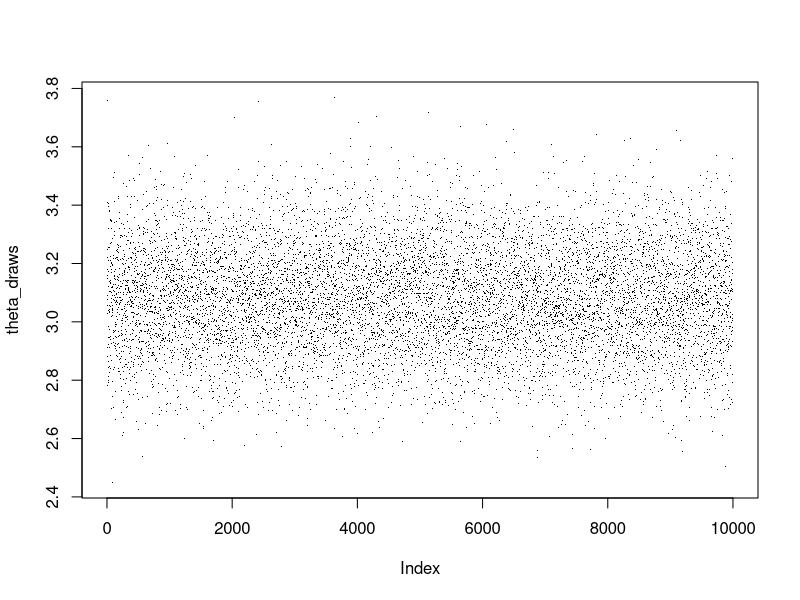
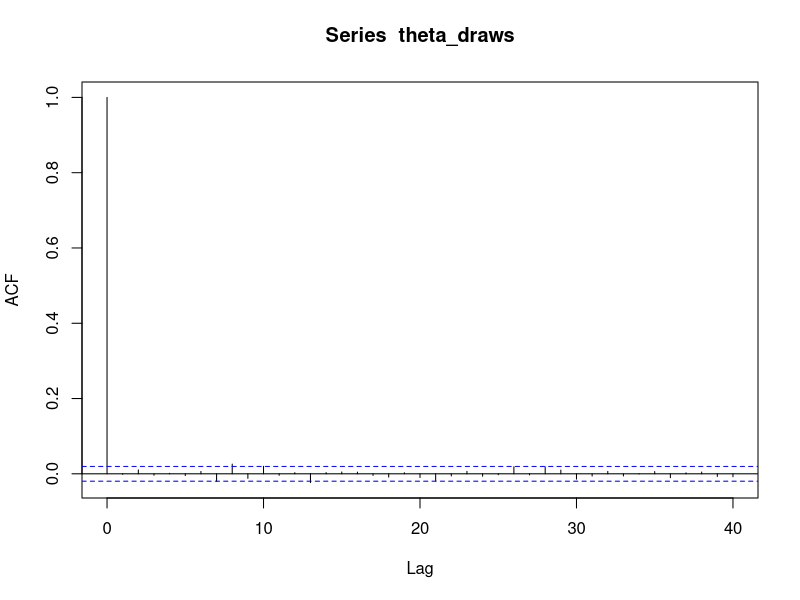
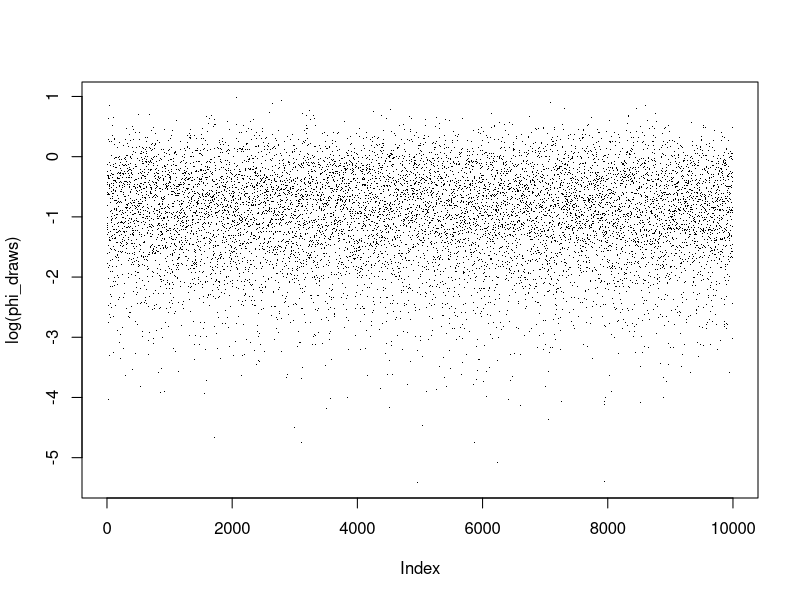
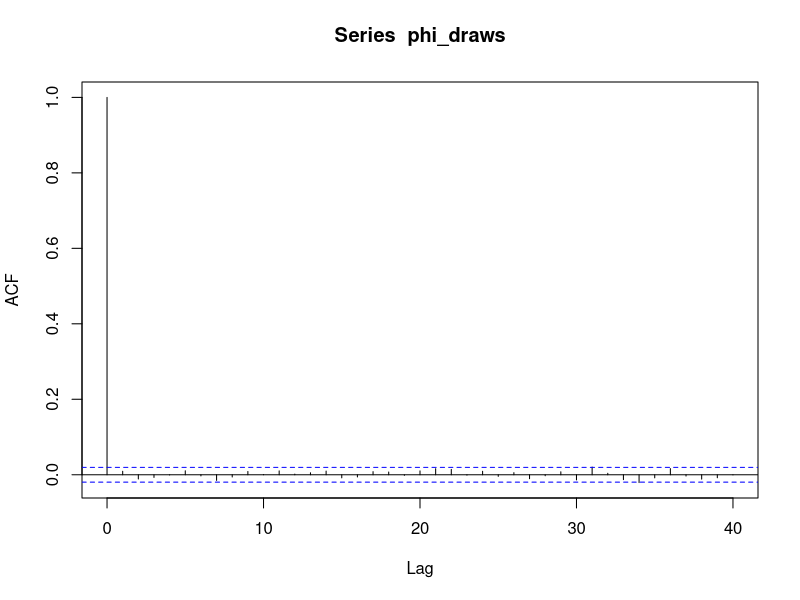
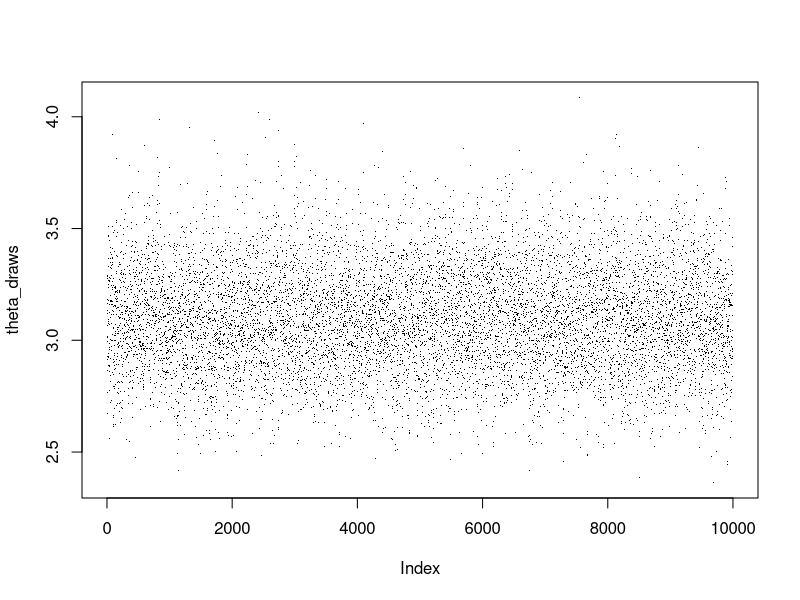
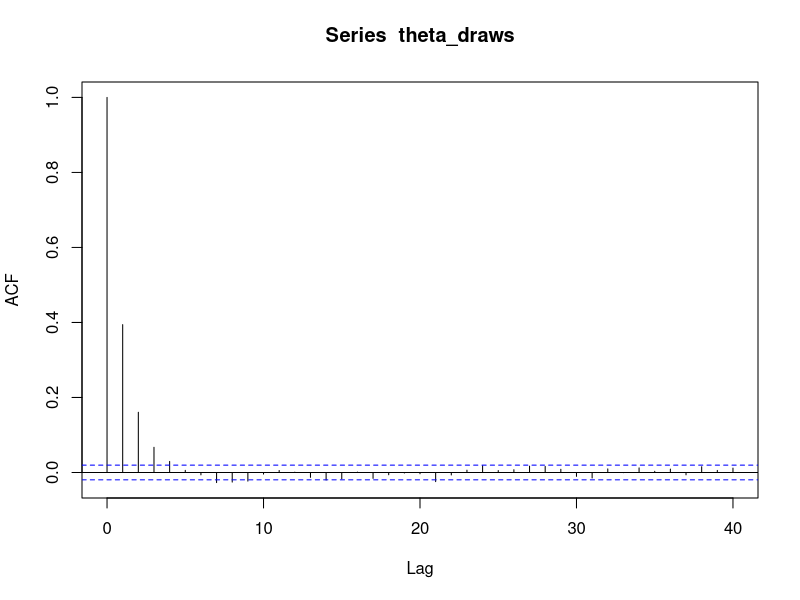
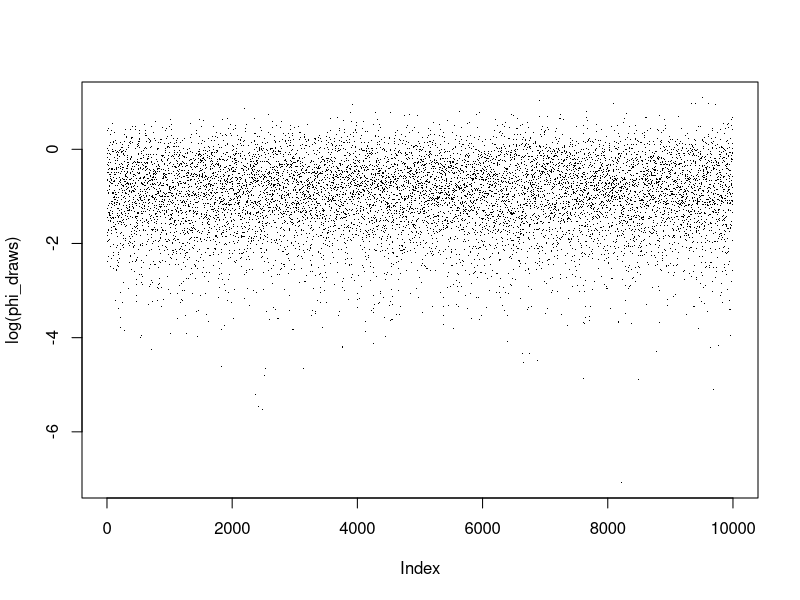
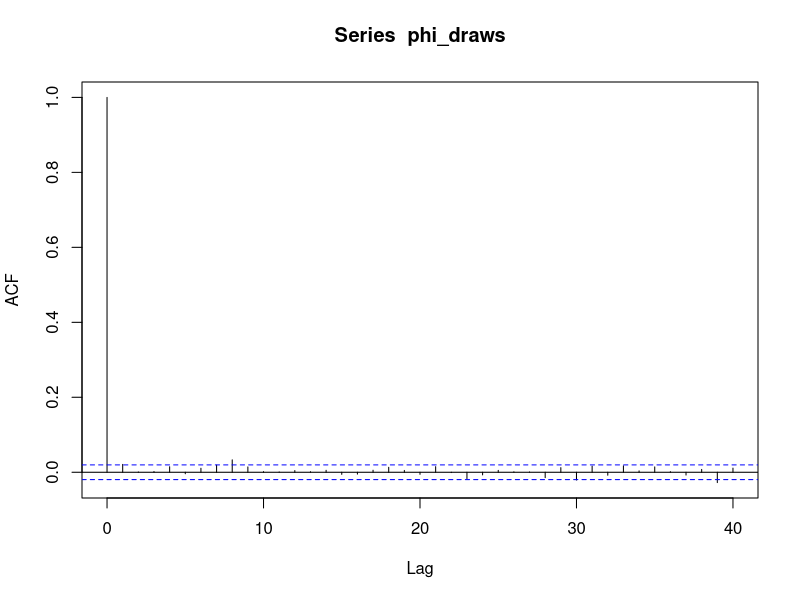

Write the R code that produced these figures, in order.
## ---- chunk 1
knitr::opts_chunk$set(echo = TRUE)
## ---- chunk 2
chib_poisson_using_theta = function(y,theta,phi){
  theta_star = mean(theta); n = length(y); s_n = sum(y)
  log_numerator = sum(dpois(y,theta_star,log=TRUE))-2*log(1+theta_star)
  a = dgamma(theta_star,s_n+1,n+phi,log=TRUE); ma = max(a); log_denominator = ma+log(mean(exp(a-ma)))
  return(log_numerator-log_denominator)
}
## ---- chunk 3
chib_poisson_using_phi = function(y,theta,phi){
  phi_star = mean(phi); n = length(y); s_n = sum(y)
  log_numerator = lfactorial(s_n)-sum(lfactorial(y))+log(phi_star)-(1+s_n)*log(n+phi_star)-phi_star
  log_denominator = log(mean(dgamma(phi_star,2,1+theta)))
  return(log_numerator-log_denominator)
}
## ---- chunk 4
draw_nu_fun = function(nu_curr,t_n_curr,u_n_curr,n){
  a = 2/n; b = t_n_curr/n-u_n_curr/n-1; mode = (-(a+b-0.5)+sqrt((a+b-0.5)^2+2*b))/(2*b)
  for(i in 1:3){mode = mode - (log(mode)-a/(mode+1)-digamma(mode)-b)/(1/mode+a/(mode+1)^2-trigamma(mode))}
  var = -1/(n*(1/mode+a/(mode+1)^2-trigamma(mode)))
  c = 1+mode^2/(2*var); shape = c+sqrt(c^2-1); rate = (shape-1)/mode
  nu_prop = rgamma(1,shape,rate)
  log_targ = function(nu){n*nu*log(nu)-n*lgamma(nu)-2*log(1+nu)+nu*(u_n_curr-t_n_curr)}
  log_mh = (dgamma(nu_curr,shape,rate,log=TRUE)-dgamma(nu_prop,shape,rate,log=TRUE)) + (log_targ(nu_prop)-log_targ(nu_curr))
  if(log(runif(1))<log_mh){return(nu_prop)}else{return(nu_curr)}
}
## ---- chunk 5
chib_negative_binomial = function(y,theta,phi,t_n,u_n,nu){
  n = length(y); N_samps = length(theta); s_n = sum(y)
  theta_star = mean(theta); nu_star = mean(nu); phi_star = mean(phi)
  log_h = function(nu,y,theta_star){if(nu<=0){-Inf}else{sum(dnbinom(y,size=nu,mu=theta_star,log=TRUE))-2*log(nu+1)}}
  opt = optim(c(nu_star),log_h,y=y,theta_star=theta_star,method="Brent",lower=0,upper=10*nu_star,control=list(fnscale=-1,maxit=1000,reltol=1e-10))$value
  h_reduced = function(nu,y,theta_star,opt){exp(log_h(nu,y,theta_star)-opt)}
  V_h_reduced = Vectorize(h_reduced,vectorize.args = "nu")
  int = integrate(V_h_reduced,0,Inf,y=y,theta_star=theta_star,opt=opt,subdivisions = 1000, rel.tol = 1e-10)$value
  log_numerator = opt+log(int)-2*log(1+theta_star)
  a = dgamma(theta_star,s_n+1,t_n+phi,log=TRUE); ma = max(a); log_denominator = ma + log(mean(exp(a-ma)))
  return(log_numerator-log_denominator)
}
## ---- chunk 6
library(boot); data ("discoveries"); y = discoveries
## ---- chunk 7
sampler_poisson = function(y,N_samps=10000){
  n = length(y); s_n = sum(y)
  theta_curr = s_n/n; phi_curr = rgamma(1,2,(1+theta_curr))
  theta_out = phi_out = rep(NA,N_samps)
  for(i in 1:N_samps){
    theta_curr = rgamma(1,s_n+1,n+1)
    phi_curr = rgamma(1,2,(1+theta_curr))
    theta_out[i] = theta_curr; phi_out[i] = phi_curr
  }
  return(list(theta=theta_out,phi=phi_out))
}
## ---- chunk 8
out = sampler_poisson(y)
theta_draws = out[['theta']]
plot(theta_draws,pch=".")
acf(theta_draws)
phi_draws = out[['phi']]
plot(log(phi_draws),pch=".")
acf(phi_draws)
## ---- chunk 9
sampler_negative_binomial = function(y,N_samps=10000){
  n = length(y); s_n = sum(y)
  theta_curr = s_n/n; phi_curr = rgamma(1,2,(1+theta_curr))
  nu_curr = mean(y)^2/(var(y)-mean(y)); z_curr = rgamma(n,y+nu_curr,theta_curr+nu_curr)
  t_n_curr = sum(z_curr); u_n_curr = sum(log(z_curr))
  theta_out = phi_out = nu_out = t_n_out = u_n_out = rep(NA,N_samps)
  for(i in 1:N_samps){
    theta_curr = rgamma(1,s_n+1,t_n_curr+phi_curr)
    phi_curr = rgamma(1,2,(1+theta_curr))
    z_curr = rgamma(n,y+nu_curr,theta_curr+nu_curr)
    t_n_curr = sum(z_curr)
    u_n_curr = sum(log(z_curr))
    nu_curr = draw_nu_fun(nu_curr,t_n_curr,u_n_curr,n)
    theta_out[i] = theta_curr; phi_out[i] = phi_curr; nu_out[i] = nu_curr
    t_n_out[i] = t_n_curr; u_n_out[i] = u_n_curr
  }
  return(list(theta=theta_out,phi=phi_out,nu=nu_out))
}
## ---- chunk 10
out = sampler_negative_binomial(y)
theta_draws = out[['theta']]
phi_draws = out[['phi']]
nu_draws = out[['nu']]
plot(theta_draws,pch='.')
acf(theta_draws)
plot(log(phi_draws),pch=".")
acf(phi_draws)
plot(log(nu_draws),pch=".")
acf(nu_draws)
## ---- chunk 11
out = sampler_poisson(y)
theta_draws = out[['theta']]
phi_draws = out[['phi']]
chib_theta = chib_poisson_using_theta(y,theta_draws,phi_draws)
chib_phi = chib_poisson_using_phi(y,theta_draws,phi_draws)
plot(density(theta_draws))
plot(density(phi_draws))
quantile(theta_draws,c(0.025,0.975))
quantile(phi_draws,c(0.025,0.975))
## ---- chunk 12
out = sampler_negative_binomial(y)
theta_draws = out[['theta']]
phi_draws = out[['phi']]
nu_draws = out[['nu']]
chib_neg = chib_negative_binomial(y,theta_draws,phi_draws,sum(nu_draws),sum(log(nu_draws)),nu_draws)
plot(density(theta_draws))
plot(density(phi_draws))
plot(density(nu_draws))
quantile(theta_draws,c(0.025,0.975))
quantile(phi_draws,c(0.025,0.975))
quantile(nu_draws,c(0.025,0.975))
## ---- chunk 13
N_samp = 10000

n = 30 
theta_draw = rpois(length(theta_draws),theta_draws)
pred_draw_1 = rpois(N_samp,theta_draw) #vectorization being used!
percents1 = rep(NA,11)
names(percents1) = c(0:10)
for(i in 1:11){
  percents1[i] = mean(pred_draw_1==(i-1))
}
percents1
## ---- chunk 14
N_samp = 10000

n = 30 
theta_draw = rnbinom(length(theta_draws),size=nu_draws,mu=theta_draws)
pred_draw_2 = rpois(N_samp,theta_draw) #vectorization being used!
percents2 = rep(NA,11)
names(percents2) = c(0:10)
for(i in 1:11){
  percents2[i] = mean(pred_draw_2==(i-1))
}
percents2
## ---- chunk 15
library(boot); data(fir); y = fir$count
output = sampler_poisson(y)
theta_draws = out[['theta']]
plot(theta_draws,pch=".")
acf(theta_draws)
phi_draws = out[['phi']]
plot(log(phi_draws),pch=".")
acf(phi_draws)
## ---- chunk 16
out = sampler_negative_binomial(y)
theta_draws = out[['theta']]
phi_draws = out[['phi']]
nu_draws = out[['nu']]
plot(theta_draws,pch='.')
acf(theta_draws)
plot(log(phi_draws),pch=".")
acf(phi_draws)
plot(log(nu_draws),pch=".")
acf(nu_draws)
## ---- chunk 17
out = sampler_poisson(y)
theta_draws = out[['theta']]
phi_draws = out[['phi']]
chib_theta = chib_poisson_using_theta(y,theta_draws,phi_draws)
chib_phi = chib_poisson_using_phi(y,theta_draws,phi_draws)
plot(density(theta_draws))
plot(density(phi_draws))
quantile(theta_draws,c(0.025,0.975))
quantile(phi_draws,c(0.025,0.975))
## ---- chunk 18
out = sampler_negative_binomial(y)
theta_draws = out[['theta']]
phi_draws = out[['phi']]
nu_draws = out[['nu']]
chib_neg = chib_negative_binomial(y,theta_draws,phi_draws,sum(nu_draws),sum(log(nu_draws)),nu_draws)
plot(density(theta_draws))
plot(density(phi_draws))
plot(density(nu_draws))
quantile(theta_draws,c(0.025,0.975))
quantile(phi_draws,c(0.025,0.975))
quantile(nu_draws,c(0.025,0.975))
## ---- chunk 19
N_samp = 10000

n = 30 
theta_draw = rnbinom(length(theta_draws),size=nu_draws,mu=theta_draws)
pred_draw_2 = rpois(N_samp,theta_draw) #vectorization being used!
percents2 = rep(NA,11)
names(percents2) = c(0:10)
for(i in 1:11){
  percents2[i] = mean(pred_draw_2==(i-1))
}
percents2
## ---- chunk 20
N_samp = 10000

n = 30 
theta_draw = rnbinom(length(theta_draws),size=nu_draws,mu=theta_draws)
pred_draw_2 = rpois(N_samp,theta_draw) #vectorization being used!
percents2 = rep(NA,11)
names(percents2) = c(0:10)
for(i in 1:11){
  percents2[i] = mean(pred_draw_2==(i-1))
}
percents2
